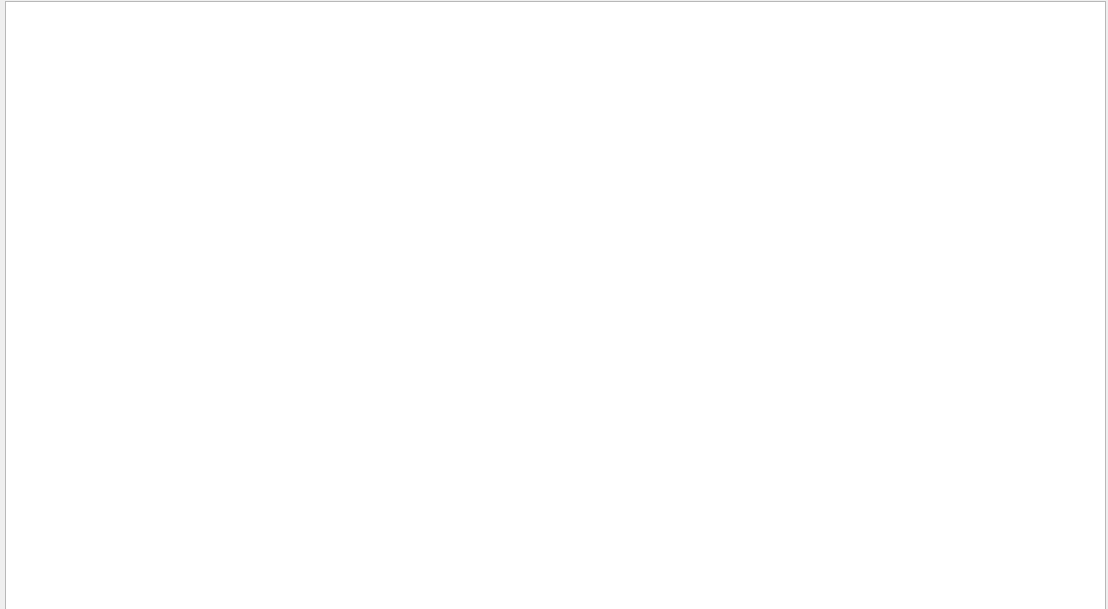
<?xml version="1.0" encoding="UTF-8"?>
<ui version="4.0">
 <class>gamem</class>
 <widget class="QDialog" name="gamem">
  <property name="geometry">
   <rect>
    <x>0</x>
    <y>0</y>
    <width>1108</width>
    <height>609</height>
   </rect>
  </property>
  <property name="windowTitle">
   <string>Dialog</string>
  </property>
  <widget class="QGraphicsView" name="graphicsView">
   <property name="geometry">
    <rect>
     <x>5</x>
     <y>1</y>
     <width>1101</width>
     <height>611</height>
    </rect>
   </property>
  </widget>
 </widget>
 <resources/>
 <connections/>
</ui>
